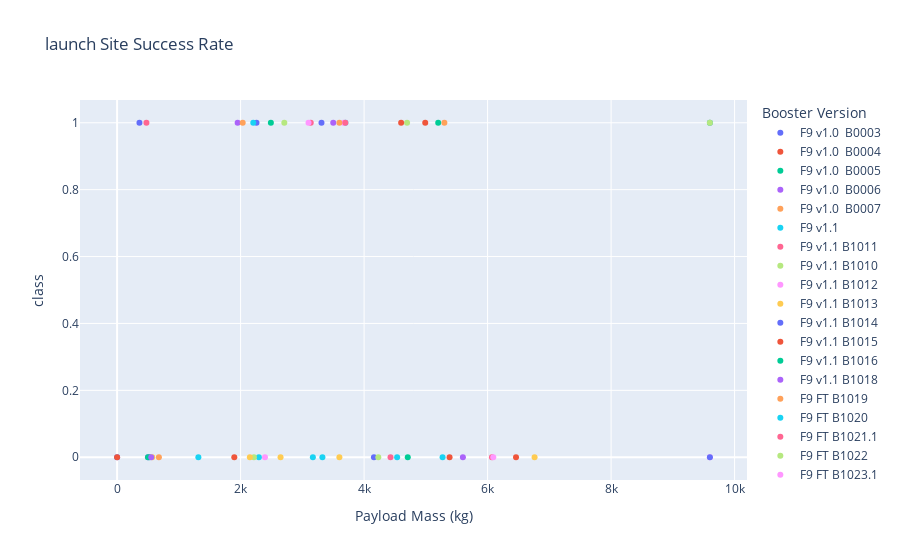

Notebook code for this chart:
### Code cell
filtered_df = spacex_df[spacex_df['Payload Mass (kg)']<10000]
fig = px.scatter(filtered_df, x='Payload Mass (kg)', y='class',color="Booster Version",
title='launch Site Success Rate')
fig

### Figure 1 — Plotly figure (JSON) as saved in the notebook; plotly's stock layout.template omitted (floating-point values rounded to 4 significant figures)
{"data": [{"hovertemplate": "Booster Version=F9 v1.0  B0003<br>Payload Mass (kg)=%{x}<br>class=%{y}<extra></extra>", "legendgroup": "F9 v1.0  B0003", "marker": {"color": "#636efa", "symbol": "circle"}, "mode": "markers", "name": "F9 v1.0  B0003", "orientation": "v", "showlegend": true, "type": "scatter", "x": [0], "xaxis": "x", "y": [0], "yaxis": "y"}, {"hovertemplate": "Booster Version=F9 v1.0  B0004<br>Payload Mass (kg)=%{x}<br>class=%{y}<extra></extra>", "legendgroup": "F9 v1.0  B0004", "marker": {"color": "#EF553B", "symbol": "circle"}, "mode": "markers", "name": "F9 v1.0  B0004", "orientation": "v", "showlegend": true, "type": "scatter", "x": [0], "xaxis": "x", "y": [0], "yaxis": "y"}, {"hovertemplate": "Booster Version=F9 v1.0  B0005<br>Payload Mass (kg)=%{x}<br>class=%{y}<extra></extra>", "legendgroup": "F9 v1.0  B0005", "marker": {"color": "#00cc96", "symbol": "circle"}, "mode": "markers", "name": "F9 v1.0  B0005", "orientation": "v", "showlegend": true, "type": "scatter", "x": [525], "xaxis": "x", "y": [0], "yaxis": "y"}, {"hovertemplate": "Booster Version=F9 v1.0  B0006<br>Payload Mass (kg)=%{x}<br>class=%{y}<extra></extra>", "legendgroup": "F9 v1.0  B0006", "marker": {"color": "#ab63fa", "symbol": "circle"}, "mode": "markers", "name": "F9 v1.0  B0006", "orientation": "v", "showlegend": true, "type": "scatter", "x": [500], "xaxis": "x", "y": [0], "yaxis": "y"}, {"hovertemplate": "Booster Version=F9 v1.0  B0007<br>Payload Mass (kg)=%{x}<br>class=%{y}<extra></extra>", "legendgroup": "F9 v1.0  B0007", "marker": {"color": "#FFA15A", "symbol": "circle"}, "mode": "markers", "name": "F9 v1.0  B0007", "orientation": "v", "showlegend": true, "type": "scatter", "x": [677], "xaxis": "x", "y": [0], "yaxis": "y"}, {"hovertemplate": "Booster Version=F9 v1.1<br>Payload Mass (kg)=%{x}<br>class=%{y}<extra></extra>", "legendgroup": "F9 v1.1", "marker": {"color": "#19d3f3", "symbol": "circle"}, "mode": "markers", "name": "F9 v1.1", "orientation": "v", "showlegend": true, "type": "scatter", "x": [3170, 3325, 2296, 1316, 4535], "xaxis": "x", "y": [0, 0, 0, 0, 0], "yaxis": "y"}, {"hovertemplate": "Booster Version=F9 v1.1 B1011<br>Payload Mass (kg)=%{x}<br>class=%{y}<extra></extra>", "legendgroup": "F9 v1.1 B1011", "marker": {"color": "#FF6692", "symbol": "circle"}, "mode": "markers", "name": "F9 v1.1 B1011", "orientation": "v", "showlegend": true, "type": "scatter", "x": [4428], "xaxis": "x", "y": [0], "yaxis": "y"}, {"hovertemplate": "Booster Version=F9 v1.1 B1010<br>Payload Mass (kg)=%{x}<br>class=%{y}<extra></extra>", "legendgroup": "F9 v1.1 B1010", "marker": {"color": "#B6E880", "symbol": "circle"}, "mode": "markers", "name": "F9 v1.1 B1010", "orientation": "v", "showlegend": true, "type": "scatter", "x": [2216], "xaxis": "x", "y": [0], "yaxis": "y"}, {"hovertemplate": "Booster Version=F9 v1.1 B1012<br>Payload Mass (kg)=%{x}<br>class=%{y}<extra></extra>", "legendgroup": "F9 v1.1 B1012", "marker": {"color": "#FF97FF", "symbol": "circle"}, "mode": "markers", "name": "F9 v1.1 B1012", "orientation": "v", "showlegend": true, "type": "scatter", "x": [2395], "xaxis": "x", "y": [0], "yaxis": "y"}, {"hovertemplate": "Booster Version=F9 v1.1 B1013<br>Payload Mass (kg)=%{x}<br>class=%{y}<extra></extra>", "legendgroup": "F9 v1.1 B1013", "marker": {"color": "#FECB52", "symbol": "circle"}, "mode": "markers", "name": "F9 v1.1 B1013", "orientation": "v", "showlegend": true, "type": "scatter", "x": [570], "xaxis": "x", "y": [0], "yaxis": "y"}, {"hovertemplate": "Booster Version=F9 v1.1 B1014<br>Payload Mass (kg)=%{x}<br>class=%{y}<extra></extra>", "legendgroup": "F9 v1.1 B1014", "marker": {"color": "#636efa", "symbol": "circle"}, "mode": "markers", "name": "F9 v1.1 B1014", "orientation": "v", "showlegend": true, "type": "scatter", "x": [4159], "xaxis": "x", "y": [0], "yaxis": "y"}, {"hovertemplate": "Booster Version=F9 v1.1 B1015<br>Payload Mass (kg)=%{x}<br>class=%{y}<extra></extra>", "legendgroup": "F9 v1.1 B1015", "marker": {"color": "#EF553B", "symbol": "circle"}, "mode": "markers", "name": "F9 v1.1 B1015", "orientation": "v", "showlegend": true, "type": "scatter", "x": [1898], "xaxis": "x", "y": [0], "yaxis": "y"}, {"hovertemplate": "Booster Version=F9 v1.1 B1016<br>Payload Mass (kg)=%{x}<br>class=%{y}<extra></extra>", "legendgroup": "F9 v1.1 B1016", "marker": {"color": "#00cc96", "symbol": "circle"}, "mode": "markers", "name": "F9 v1.1 B1016", "orientation": "v", "showlegend": true, "type": "scatter", "x": [4707], "xaxis": "x", "y": [0], "yaxis": "y"}, {"hovertemplate": "Booster Version=F9 v1.1 B1018<br>Payload Mass (kg)=%{x}<br>class=%{y}<extra></extra>", "legendgroup": "F9 v1.1 B1018", "marker": {"color": "#ab63fa", "symbol": "circle"}, "mode": "markers", "name": "F9 v1.1 B1018", "orientation": "v", "showlegend": true, "type": "scatter", "x": [1952], "xaxis": "x", "y": [1], "yaxis": "y"}, {"hovertemplate": "Booster Version=F9 FT B1019<br>Payload Mass (kg)=%{x}<br>class=%{y}<extra></extra>", "legendgroup": "F9 FT B1019", "marker": {"color": "#FFA15A", "symbol": "circle"}, "mode": "markers", "name": "F9 FT B1019", "orientation": "v", "showlegend": true, "type": "scatter", "x": [2034], "xaxis": "x", "y": [1], "yaxis": "y"}, {"hovertemplate": "Booster Version=F9 FT B1020<br>Payload Mass (kg)=%{x}<br>class=%{y}<extra></extra>", "legendgroup": "F9 FT B1020", "marker": {"color": "#19d3f3", "symbol": "circle"}, "mode": "markers", "name": "F9 FT B1020", "orientation": "v", "showlegend": true, "type": "scatter", "x": [5271], "xaxis": "x", "y": [0], "yaxis": "y"}, {"hovertemplate": "Booster Version=F9 FT B1021.1<br>Payload Mass (kg)=%{x}<br>class=%{y}<extra></extra>", "legendgroup": "F9 FT B1021.1", "marker": {"color": "#FF6692", "symbol": "circle"}, "mode": "markers", "name": "F9 FT B1021.1", "orientation": "v", "showlegend": true, "type": "scatter", "x": [3136], "xaxis": "x", "y": [1], "yaxis": "y"}, {"hovertemplate": "Booster Version=F9 FT B1022<br>Payload Mass (kg)=%{x}<br>class=%{y}<extra></extra>", "legendgroup": "F9 FT B1022", "marker": {"color": "#B6E880", "symbol": "circle"}, "mode": "markers", "name": "F9 FT B1022", "orientation": "v", "showlegend": true, "type": "scatter", "x": [4696], "xaxis": "x", "y": [1], "yaxis": "y"}, {"hovertemplate": "Booster Version=F9 FT B1023.1<br>Payload Mass (kg)=%{x}<br>class=%{y}<extra></extra>", "legendgroup": "F9 FT B1023.1", "marker": {"color": "#FF97FF", "symbol": "circle"}, "mode": "markers", "name": "F9 FT B1023.1", "orientation": "v", "showlegend": true, "type": "scatter", "x": [3100], "xaxis": "x", "y": [1], "yaxis": "y"}, {"hovertemplate": "Booster Version=F9 FT B1024<br>Payload Mass (kg)=%{x}<br>class=%{y}<extra></extra>", "legendgroup": "F9 FT B1024", "marker": {"color": "#FECB52", "symbol": "circle"}, "mode": "markers", "name": "F9 FT B1024", "orientation": "v", "showlegend": true, "type": "scatter", "x": [3600], "xaxis": "x", "y": [0], "yaxis": "y"}, {"hovertemplate": "Booster Version=F9 FT B1025.1<br>Payload Mass (kg)=%{x}<br>class=%{y}<extra></extra>", "legendgroup": "F9 FT B1025.1", "marker": {"color": "#636efa", "symbol": "circle"}, "mode": "markers", "name": "F9 FT B1025.1", "orientation": "v", "showlegend": true, "type": "scatter", "x": [2257], "xaxis": "x", "y": [1], "yaxis": "y"}, {"hovertemplate": "Booster Version=F9 FT B1026<br>Payload Mass (kg)=%{x}<br>class=%{y}<extra></extra>", "legendgroup": "F9 FT B1026", "marker": {"color": "#EF553B", "symbol": "circle"}, "mode": "markers", "name": "F9 FT B1026", "orientation": "v", "showlegend": true, "type": "scatter", "x": [4600], "xaxis": "x", "y": [1], "yaxis": "y"}, {"hovertemplate": "Booster Version=F9 v1.1  B1003<br>Payload Mass (kg)=%{x}<br>class=%{y}<extra></extra>", "legendgroup": "F9 v1.1  B1003", "marker": {"color": "#00cc96", "symbol": "circle"}, "mode": "markers", "name": "F9 v1.1  B1003", "orientation": "v", "showlegend": true, "type": "scatter", "x": [500], "xaxis": "x", "y": [0], "yaxis": "y"}, {"hovertemplate": "Booster Version=F9 v1.1 B1017<br>Payload Mass (kg)=%{x}<br>class=%{y}<extra></extra>", "legendgroup": "F9 v1.1 B1017", "marker": {"color": "#ab63fa", "symbol": "circle"}, "mode": "markers", "name": "F9 v1.1 B1017", "orientation": "v", "showlegend": true, "type": "scatter", "x": [553], "xaxis": "x", "y": [0], "yaxis": "y"}, {"hovertemplate": "Booster Version=F9 FT B1029.1<br>Payload Mass (kg)=%{x}<br>class=%{y}<extra></extra>", "legendgroup": "F9 FT B1029.1", "marker": {"color": "#FFA15A", "symbol": "circle"}, "mode": "markers", "name": "F9 FT B1029.1", "orientation": "v", "showlegend": true, "type": "scatter", "x": [9600], "xaxis": "x", "y": [1], "yaxis": "y"}, {"hovertemplate": "Booster Version=F9 FT B1036.1<br>Payload Mass (kg)=%{x}<br>class=%{y}<extra></extra>", "legendgroup": "F9 FT B1036.1", "marker": {"color": "#19d3f3", "symbol": "circle"}, "mode": "markers", "name": "F9 FT B1036.1", "orientation": "v", "showlegend": true, "type": "scatter", "x": [9600], "xaxis": "x", "y": [1], "yaxis": "y"}, {"hovertemplate": "Booster Version=F9 FT B1038.1<br>Payload Mass (kg)=%{x}<br>class=%{y}<extra></extra>", "legendgroup": "F9 FT B1038.1", "marker": {"color": "#FF6692", "symbol": "circle"}, "mode": "markers", "name": "F9 FT B1038.1", "orientation": "v", "showlegend": true, "type": "scatter", "x": [475], "xaxis": "x", "y": [1], "yaxis": "y"}, {"hovertemplate": "Booster Version=F9 B4 B1041.1<br>Payload Mass (kg)=%{x}<br>class=%{y}<extra></extra>", "legendgroup": "F9 B4 B1041.1", "marker": {"color": "#B6E880", "symbol": "circle"}, "mode": "markers", "name": "F9 B4 B1041.1", "orientation": "v", "showlegend": true, "type": "scatter", "x": [9600], "xaxis": "x", "y": [1], "yaxis": "y"}, {"hovertemplate": "Booster Version=F9 FT  B1036.2<br>Payload Mass (kg)=%{x}<br>class=%{y}<extra></extra>", "legendgroup": "F9 FT  B1036.2", "marker": {"color": "#FF97FF", "symbol": "circle"}, "mode": "markers", "name": "F9 FT  B1036.2", "orientation": "v", "showlegend": true, "type": "scatter", "x": [9600], "xaxis": "x", "y": [0], "yaxis": "y"}, {"hovertemplate": "Booster Version=F9 FT  B1038.2<br>Payload Mass (kg)=%{x}<br>class=%{y}<extra></extra>", "legendgroup": "F9 FT  B1038.2", "marker": {"color": "#FECB52", "symbol": "circle"}, "mode": "markers", "name": "F9 FT  B1038.2", "orientation": "v", "showlegend": true, "type": "scatter", "x": [2150], "xaxis": "x", "y": [0], "yaxis": "y"}, {"hovertemplate": "Booster Version=F9 B4  B1041.2<br>Payload Mass (kg)=%{x}<br>class=%{y}<extra></extra>", "legendgroup": "F9 B4  B1041.2", "marker": {"color": "#636efa", "symbol": "circle"}, "mode": "markers", "name": "F9 B4  B1041.2", "orientation": "v", "showlegend": true, "type": "scatter", "x": [9600], "xaxis": "x", "y": [0], "yaxis": "y"}, {"hovertemplate": "Booster Version=F9 B4  B1043.2<br>Payload Mass (kg)=%{x}<br>class=%{y}<extra></extra>", "legendgroup": "F9 B4  B1043.2", "marker": {"color": "#EF553B", "symbol": "circle"}, "mode": "markers", "name": "F9 B4  B1043.2", "orientation": "v", "showlegend": true, "type": "scatter", "x": [6460], "xaxis": "x", "y": [0], "yaxis": "y"}, {"hovertemplate": "Booster Version=F9 FT B1031.1<br>Payload Mass (kg)=%{x}<br>class=%{y}<extra></extra>", "legendgroup": "F9 FT B1031.1", "marker": {"color": "#00cc96", "symbol": "circle"}, "mode": "markers", "name": "F9 FT B1031.1", "orientation": "v", "showlegend": true, "type": "scatter", "x": [2490], "xaxis": "x", "y": [1], "yaxis": "y"}, {"hovertemplate": "Booster Version=F9 FT B1030<br>Payload Mass (kg)=%{x}<br>class=%{y}<extra></extra>", "legendgroup": "F9 FT B1030", "marker": {"color": "#ab63fa", "symbol": "circle"}, "mode": "markers", "name": "F9 FT B1030", "orientation": "v", "showlegend": true, "type": "scatter", "x": [5600], "xaxis": "x", "y": [0], "yaxis": "y"}, {"hovertemplate": "Booster Version=F9 FT  B1021.2<br>Payload Mass (kg)=%{x}<br>class=%{y}<extra></extra>", "legendgroup": "F9 FT  B1021.2", "marker": {"color": "#FFA15A", "symbol": "circle"}, "mode": "markers", "name": "F9 FT  B1021.2", "orientation": "v", "showlegend": true, "type": "scatter", "x": [5300], "xaxis": "x", "y": [1], "yaxis": "y"}, {"hovertemplate": "Booster Version=F9 FT B1032.1<br>Payload Mass (kg)=%{x}<br>class=%{y}<extra></extra>", "legendgroup": "F9 FT B1032.1", "marker": {"color": "#19d3f3", "symbol": "circle"}, "mode": "markers", "name": "F9 FT B1032.1", "orientation": "v", "showlegend": true, "type": "scatter", "x": [3697.0], "xaxis": "x", "y": [1], "yaxis": "y"}, {"hovertemplate": "Booster Version=F9 FT B1034<br>Payload Mass (kg)=%{x}<br>class=%{y}<extra></extra>", "legendgroup": "F9 FT B1034", "marker": {"color": "#FF6692", "symbol": "circle"}, "mode": "markers", "name": "F9 FT B1034", "orientation": "v", "showlegend": true, "type": "scatter", "x": [6070], "xaxis": "x", "y": [0], "yaxis": "y"}, {"hovertemplate": "Booster Version=F9 FT B1035.1<br>Payload Mass (kg)=%{x}<br>class=%{y}<extra></extra>", "legendgroup": "F9 FT B1035.1", "marker": {"color": "#B6E880", "symbol": "circle"}, "mode": "markers", "name": "F9 FT B1035.1", "orientation": "v", "showlegend": true, "type": "scatter", "x": [2708], "xaxis": "x", "y": [1], "yaxis": "y"}, {"hovertemplate": "Booster Version=F9 FT  B1029.2<br>Payload Mass (kg)=%{x}<br>class=%{y}<extra></extra>", "legendgroup": "F9 FT  B1029.2", "marker": {"color": "#FF97FF", "symbol": "circle"}, "mode": "markers", "name": "F9 FT  B1029.2", "orientation": "v", "showlegend": true, "type": "scatter", "x": [3669], "xaxis": "x", "y": [1], "yaxis": "y"}, {"hovertemplate": "Booster Version=F9 FT B1037<br>Payload Mass (kg)=%{x}<br>class=%{y}<extra></extra>", "legendgroup": "F9 FT B1037", "marker": {"color": "#FECB52", "symbol": "circle"}, "mode": "markers", "name": "F9 FT B1037", "orientation": "v", "showlegend": true, "type": "scatter", "x": [6761], "xaxis": "x", "y": [0], "yaxis": "y"}, {"hovertemplate": "Booster Version=F9 B4 B1039.1<br>Payload Mass (kg)=%{x}<br>class=%{y}<extra></extra>", "legendgroup": "F9 B4 B1039.1", "marker": {"color": "#636efa", "symbol": "circle"}, "mode": "markers", "name": "F9 B4 B1039.1", "orientation": "v", "showlegend": true, "type": "scatter", "x": [3310], "xaxis": "x", "y": [1], "yaxis": "y"}, {"hovertemplate": "Booster Version=F9 B4 B1040.1<br>Payload Mass (kg)=%{x}<br>class=%{y}<extra></extra>", "legendgroup": "F9 B4 B1040.1", "marker": {"color": "#EF553B", "symbol": "circle"}, "mode": "markers", "name": "F9 B4 B1040.1", "orientation": "v", "showlegend": true, "type": "scatter", "x": [4990], "xaxis": "x", "y": [1], "yaxis": "y"}, {"hovertemplate": "Booster Version=F9 FT  B1031.2<br>Payload Mass (kg)=%{x}<br>class=%{y}<extra></extra>", "legendgroup": "F9 FT  B1031.2", "marker": {"color": "#00cc96", "symbol": "circle"}, "mode": "markers", "name": "F9 FT  B1031.2", "orientation": "v", "showlegend": true, "type": "scatter", "x": [5200], "xaxis": "x", "y": [1], "yaxis": "y"}, {"hovertemplate": "Booster Version=F9 B4 B1042.1<br>Payload Mass (kg)=%{x}<br>class=%{y}<extra></extra>", "legendgroup": "F9 B4 B1042.1", "marker": {"color": "#ab63fa", "symbol": "circle"}, "mode": "markers", "name": "F9 B4 B1042.1", "orientation": "v", "showlegend": true, "type": "scatter", "x": [3500], "xaxis": "x", "y": [1], "yaxis": "y"}, {"hovertemplate": "Booster Version=F9 B5  B1046.1<br>Payload Mass (kg)=%{x}<br>class=%{y}<extra></extra>", "legendgroup": "F9 B5  B1046.1", "marker": {"color": "#FFA15A", "symbol": "circle"}, "mode": "markers", "name": "F9 B5  B1046.1", "orientation": "v", "showlegend": true, "type": "scatter", "x": [3600], "xaxis": "x", "y": [1], "yaxis": "y"}, {"hovertemplate": "Booster Version=F9 FT  B1035.2<br>Payload Mass (kg)=%{x}<br>class=%{y}<extra></extra>", "legendgroup": "F9 FT  B1035.2", "marker": {"color": "#19d3f3", "symbol": "circle"}, "mode": "markers", "name": "F9 FT  B1035.2", "orientation": "v", "showlegend": true, "type": "scatter", "x": [2205], "xaxis": "x", "y": [1], "yaxis": "y"}, {"hovertemplate": "Booster Version=F9 B4 B1043.1<br>Payload Mass (kg)=%{x}<br>class=%{y}<extra></extra>", "legendgroup": "F9 B4 B1043.1", "marker": {"color": "#FF6692", "symbol": "circle"}, "mode": "markers", "name": "F9 B4 B1043.1", "orientation": "v", "showlegend": true, "type": "scatter", "x": [3697.0], "xaxis": "x", "y": [1], "yaxis": "y"}, {"hovertemplate": "Booster Version=F9 FT  B1032.2<br>Payload Mass (kg)=%{x}<br>class=%{y}<extra></extra>", "legendgroup": "F9 FT  B1032.2", "marker": {"color": "#B6E880", "symbol": "circle"}, "mode": "markers", "name": "F9 FT  B1032.2", "orientation": "v", "showlegend": true, "type": "scatter", "x": [4230], "xaxis": "x", "y": [0], "yaxis": "y"}, {"hovertemplate": "Booster Version=F9 B4 B1044<br>Payload Mass (kg)=%{x}<br>class=%{y}<extra></extra>", "legendgroup": "F9 B4 B1044", "marker": {"color": "#FF97FF", "symbol": "circle"}, "mode": "markers", "name": "F9 B4 B1044", "orientation": "v", "showlegend": true, "type": "scatter", "x": [6092], "xaxis": "x", "y": [0], "yaxis": "y"}, {"hovertemplate": "Booster Version=F9 B4  B1039.2<br>Payload Mass (kg)=%{x}<br>class=%{y}<extra></extra>", "legendgroup": "F9 B4  B1039.2", "marker": {"color": "#FECB52", "symbol": "circle"}, "mode": "markers", "name": "F9 B4  B1039.2", "orientation": "v", "showlegend": true, "type": "scatter", "x": [2647], "xaxis": "x", "y": [0], "yaxis": "y"}, {"hovertemplate": "Booster Version=F9 B4 B1045.1<br>Payload Mass (kg)=%{x}<br>class=%{y}<extra></extra>", "legendgroup": "F9 B4 B1045.1", "marker": {"color": "#636efa", "symbol": "circle"}, "mode": "markers", "name": "F9 B4 B1045.1", "orientation": "v", "showlegend": true, "type": "scatter", "x": [362], "xaxis": "x", "y": [1], "yaxis": "y"}, {"hovertemplate": "Booster Version=F9 B4  B1040.2<br>Payload Mass (kg)=%{x}<br>class=%{y}<extra></extra>", "legendgroup": "F9 B4  B1040.2", "marker": {"color": "#EF553B", "symbol": "circle"}, "mode": "markers", "name": "F9 B4  B1040.2", "orientation": "v", "showlegend": true, "type": "scatter", "x": [5384], "xaxis": "x", "y": [0], "yaxis": "y"}], "layout": {"legend": {"title": {"text": "Booster Version"}, "tracegroupgap": 0}, "title": {"text": "launch Site Success Rate"}, "xaxis": {"anchor": "y", "domain": [0, 1], "title": {"text": "Payload Mass (kg)"}}, "yaxis": {"anchor": "x", "domain": [0, 1], "title": {"text": "class"}}}}
